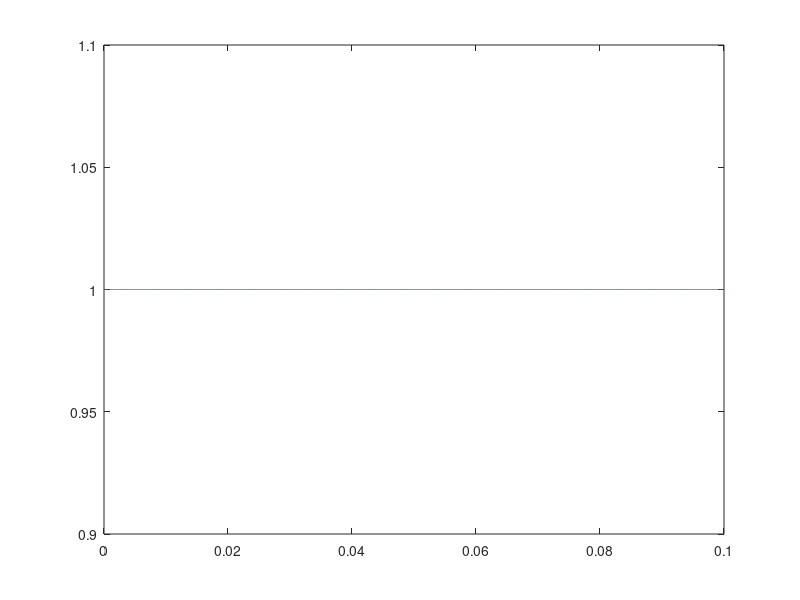

The MATLAB source for this figure:
function tGraph()
    sine_F = 5000;
    fs = 44000;
    amp= 2;
    StopTime = 0.1;
    offset = 1;
    dt = 1/fs;                   % seconds per sample
    t = (0:dt:StopTime-dt)';     % seconds
    tramp = StopTime/3;
    tsil = StopTime/9;
    F = sine_F;                    % Sine wave frequency (hertz)
    output = amp*sin(2*pi*F*t);
                
    %define envelope
    % env = ones(length(tone),1);
   
    output = pulstran(t,offset,'rectpuls',fs);

    plot(t, output)
end